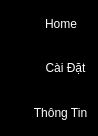
        <widget class="QFrame" name="left_side_menu">
         <property name="enabled">
          <bool>true</bool>
         </property>
         <property name="maximumSize">
          <size>
           <width>45</width>
           <height>16777215</height>
          </size>
         </property>
         <property name="styleSheet">
          <string notr="true">QFrame{
	background-color:#000;
}
QPushButton {
	padding: 15px 10px;
	border: none;
	border-radius:10px;
	background-color:#000;
	color:#fff;
}
QPushButton:hover {
	background-color: rgb(0, 97, 157);
}</string>
         </property>
         <property name="frameShape">
          <enum>QFrame::Panel</enum>
         </property>
         <property name="frameShadow">
          <enum>QFrame::Raised</enum>
         </property>
         <layout class="QVBoxLayout" name="verticalLayout_2">
          <property name="spacing">
           <number>0</number>
          </property>
          <property name="leftMargin">
           <number>3</number>
          </property>
          <property name="topMargin">
           <number>0</number>
          </property>
          <property name="rightMargin">
           <number>0</number>
          </property>
          <property name="bottomMargin">
           <number>0</number>
          </property>
          <item>
           <widget class="QFrame" name="left_menu_top_buttons">
            <property name="frameShape">
             <enum>QFrame::StyledPanel</enum>
            </property>
            <property name="frameShadow">
             <enum>QFrame::Raised</enum>
            </property>
            <layout class="QFormLayout" name="formLayout">
             <property name="rowWrapPolicy">
              <enum>QFormLayout::WrapAllRows</enum>
             </property>
             <property name="verticalSpacing">
              <number>0</number>
             </property>
             <property name="leftMargin">
              <number>0</number>
             </property>
             <property name="topMargin">
              <number>0</number>
             </property>
             <property name="rightMargin">
              <number>0</number>
             </property>
             <property name="bottomMargin">
              <number>0</number>
             </property>
             <item row="1" column="0">
              <widget class="QPushButton" name="btn_home">
               <property name="layoutDirection">
                <enum>Qt::LeftToRight</enum>
               </property>
               <property name="styleSheet">
                <string notr="true">background-image: url(:/images/icon/icons8_home_32px.png);
background-repeat: none;
padding-left: 40px;
background-position: center left;</string>
               </property>
               <property name="text">
                <string>Home</string>
               </property>
               <property name="iconSize">
                <size>
                 <width>28</width>
                 <height>28</height>
                </size>
               </property>
              </widget>
             </item>
             <item row="2" column="0">
              <widget class="QPushButton" name="btn_setting">
               <property name="styleSheet">
                <string notr="true">background-image: url(:/images/icon/icons8_settings_32px.png);
background-repeat: none;
padding-left: 40px;
background-position: center left;</string>
               </property>
               <property name="text">
                <string>Cài Đặt</string>
               </property>
               <property name="iconSize">
                <size>
                 <width>28</width>
                 <height>28</height>
                </size>
               </property>
              </widget>
             </item>
            </layout>
           </widget>
          </item>
          <item>
           <widget class="QPushButton" name="btn_information">
            <property name="minimumSize">
             <size>
              <width>40</width>
              <height>0</height>
             </size>
            </property>
            <property name="styleSheet">
             <string notr="true">background-image: url(:/images/icon/icons8_info_32px.png);
background-repeat: none;
padding-left: 30px;
background-position: center left;</string>
            </property>
            <property name="text">
             <string>Thông Tin</string>
            </property>
            <property name="iconSize">
             <size>
              <width>28</width>
              <height>28</height>
             </size>
            </property>
            <property name="autoExclusive">
             <bool>false</bool>
            </property>
           </widget>
          </item>
         </layout>
        </widget>
